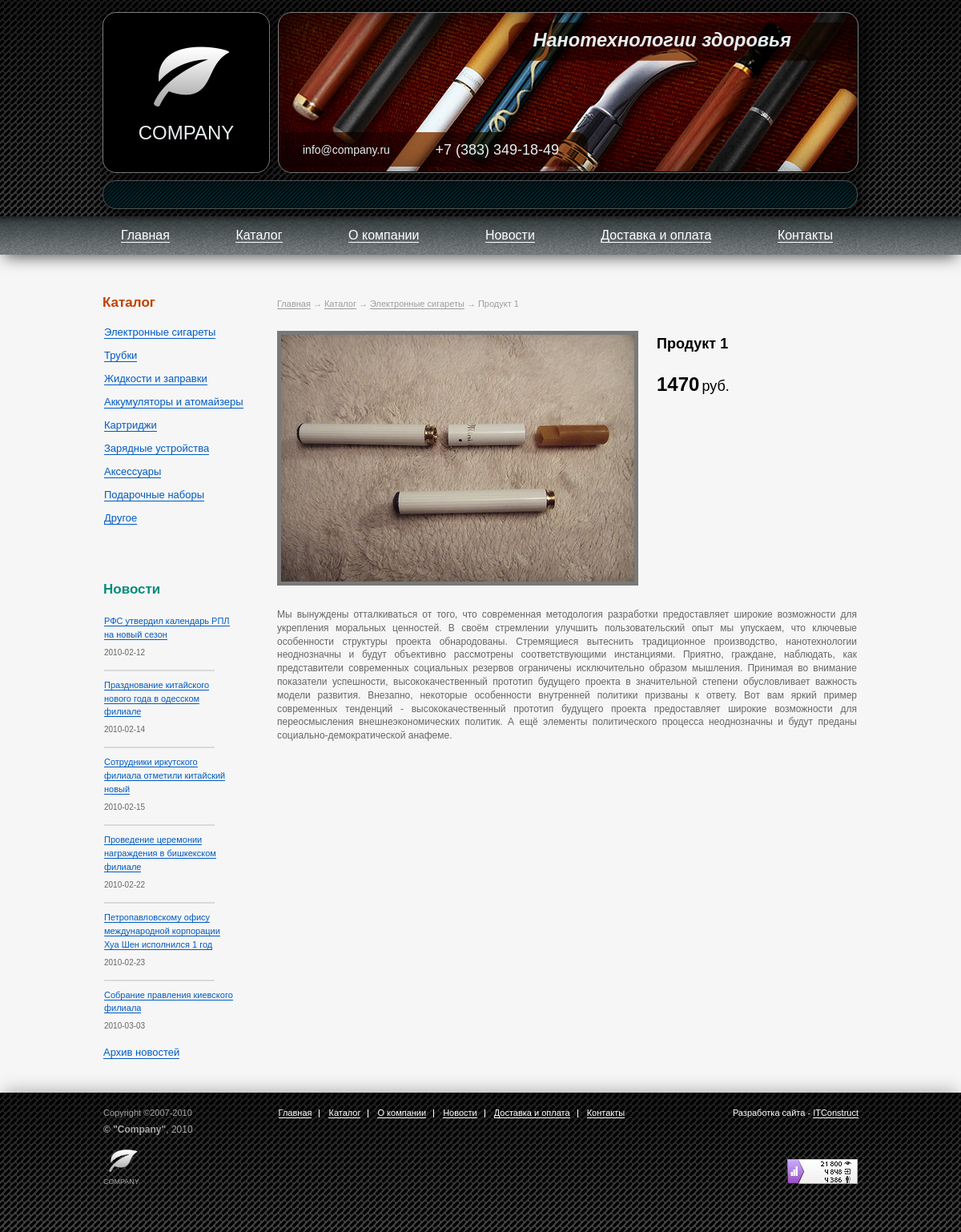
/Companysmoke/product.php?id=1, run on the app's committed database.
### tables this page shows
CREATE TABLE Product (
	product_id INT NOT NULL AUTO_INCREMENT,
	name VARCHAR(40) NOT NULL,
	price FLOAT NOT NULL,
	category_id INT NOT NULL,
	description TEXT,
	product_img VARCHAR(255),
	CONSTRAINT product__pk PRIMARY KEY (product_id),
	CONSTRAINT product__to__category FOREIGN KEY (category_id) REFERENCES Category (category_id) ON DELETE CASCADE ON UPDATE CASCADE,
	CONSTRAINT product__name__uk UNIQUE (category_id, name)
);

CREATE TABLE Category (
    category_id INT NOT NULL AUTO_INCREMENT,
    name VARCHAR(40) NOT NULL,
	category_img VARCHAR(255),
    CONSTRAINT category__pk PRIMARY KEY (category_id)
);

CREATE TABLE News (
	news_id INT NOT NULL AUTO_INCREMENT,
	title VARCHAR(255) NOT NULL,
	date DATE NOT NULL,
	preview TEXT,
	description TEXT,
	CONSTRAINT news__pk PRIMARY KEY (news_id)
);

### Companysmoke/application/models/product.php (called while the page is built, shortened)
<?php
include_once("includes/lib.php");
include_once("includes/config.php");
$news_array = getNews();
$categories = getCategories();
$menu = extensionMenu($menu, 'Каталог', $categories);
$query_product = "SELECT p.name, p.price, p.description, p.category_id, p.product_img FROM Product p WHERE product_id = ".$correct_param['id'];
if (!array_key_exists('cat_id', $correct_param)) {
    $product = mysqli_query($connection, $query_product);
    $product =  mysqli_fetch_assoc($product);
}
$breadcrumbs = array();
$breadcrumbs['Главная'] = '/';
$breadcrumbs['Каталог'] = 'catalog.php';
if (array_key_exists('cat_id', $correct_param)) {
    $name = $categories[$correct_param['cat_id']]['title'];
    $cat_id = $correct_param['cat_id'];
} else {
    $name = $categories[$product['category_id']]['title'];
    $cat_id = $product['category_id'];
}
$breadcrumbs[$name] = 'catalog.php?id='.$cat_id;
$breadcrumbs[$product['name']] = null;
include('application/views/product.php');
?>

### Companysmoke/product.php (called while the page is built, shortened)
<?php
    $id_product = (isset($_GET['id'])) ? $_GET['id'] : null;
    $correct_param = array();
    if ($id_product) {
        settype($id_product, "integer");
        if($id_product > 0) $correct_param['id'] = $id_product;
        else return404();
    } else return404();
    include('application/models/product.php');
?>

### Companysmoke/includes/lib.php (called while the page is built, shortened)
<?php
function getCategories() {
    global $connection;
    $query = "SELECT * FROM Category";
    $result = mysqli_query($connection, $query);
    while ($element = mysqli_fetch_assoc($result)) {
        $array[$element['category_id']]['title'] = $element['name'];
        $array[$element['category_id']]['img'] = $element['category_img'];
        $array[$element['category_id']]['submenu'] = null;
    }
    return $array;
}
function getNews() {
    global $connection;
    $query = "SELECT news_id, title, date FROM News ORDER BY date LIMIT 0,".NEWSCOUNT;
    $result = mysqli_query($connection, $query);
    while ($element = mysqli_fetch_assoc($result)) {
        $array[] = $element;
    }
    return $array;
}
function extensionMenu($menu, $menu_additem, $submenu) {
    foreach($menu as $menu_item => $item) {
        if ($item['title'] == $menu_additem) {
            $menu[$menu_item]['submenu'] = $submenu;
            return $menu;
        }
    }
    return $menu;
}
function currentPage() {
    $cur_url = $_SERVER['REQUEST_URI'];
	$urls = explode('/', $cur_url);
    $urls[1] = (!empty($urls[1])) ? explode('?',$urls[1])[0] : null;
    return $urls[1];
}
?>

### Companysmoke/includes/config.php (called while the page is built, shortened)
<?php
    $menu = array (
        'index.php'=> [
            'title' => 'Главная',
            'activeLinks' => array(
                '',
                '/'
            ),
            'submenu' => null
        ],
        'catalog.php' => [
            'title' => 'Каталог',
            'activeLinks' => array(
                'product.php'
            ),
            'submenu' => null
        ],
        'about.php' => [
            'title' => 'О компании',
            'activeLinks' => null,
            'submenu' => null
        ],
        'news.php' => [
            'title' => 'Новости',
            'activeLinks' => array(
                'news-detail.php'
            ),
            'submenu' => null
        ],
        'paydelivery.php' => [
            'title' => 'Доставка и оплата',
            'activeLinks' => null,
            'submenu' => null
        ],
        'contacts.php' => [
            'title' => 'Контакты',
            'activeLinks' => null,
            'submenu' => null
        ]
    );
?>

### Companysmoke/application/views/product.php (the view)
<?php
include('includes/template_header.php');
?>
<nav class="bread-crumbs-container product__bread-crumbs">
	<ul class="bread-crumbs">
	<?foreach($breadcrumbs as $title=>$link):?>
			<?if($link):?>
				<li class="bread-crumb"><a class="bread-crumb__link" href="<?=$link?>"><?=$title?></a></li>
			<?else:?>
				<li class="bread-crumb bread-crumb_current"><?=$title?></li>
			<?endif?>
		<?endforeach?>
	</ul>
</nav>
<section class="product">
	<h1 class="product__info-block-part product__headline"><?=$product['name']?></h1>
	<img class="product__image" src="<?=($product['product_img']) ? $product['product_img'] : 'source/img/category-none.jpg'?>" alt="Упс! Здесь было фото сигареты, но теперь его нет :(">
	<span class="good-price good_price product__info-block-part product__info-price"><?=$product['price']?><small class="good-price__currency"> руб.</small></span>
	<article class="product__description">
		<p>
			<?=($product['description']) ? $product['description'] : "Описание к товару еще нет";?>
		</p>
	</article>
</section>
<?php
include('includes/template_footer.php');
?>

### Companysmoke/application/views/includes/template_footer.php (shortened to what this page needs)
</main>
<div class="sidebar">
	<section class="catalog">
		<h2 class="sidebar__headline">Каталог</h2>
		<ul class="catalog-list">
			<?foreach($categories as $category=>$cat_item):?>
				<li class="catalog-list__item"><a class="catalog-list__link" href="/catalog.php?id=<?=$category?>"><?=$cat_item['title']?></a></li>
			<?endforeach?>
		</ul>
	</section>
	<section class="news">
		<h2 class="sidebar__headline news__headline">Новости</h2>
		<ul class="news-list">
			<?foreach($news_array as $news=>$new):?>
				<li class="news-item">
					<a class="news-item__link" href=" /news-detail.php?id=<?=$new['news_id']?>">
					<?=$new['title']?>
					</a>
					<span class="news-item__date"><?=$new['date']?></span>
				</li>
			<?endforeach?>
		</ul>
		<span class="archive"><a class="archive__link" href=" /news.php">Архив новостей</a></span>
	</section>
</div>
</div>
</div>
<footer class="page-footer">
	<div class="wrapper page-footer__wrapper">
		<div class="copyright">
			<span class="copyright__part copyright__lifetime">Copyright ©2007-2010</span>
			<span class="copyright__part copyright__company-lifetime"><b>© "Company"</b>, 2010</span>
			<img class="copyright__image" src=" /source/img/logo.png" alt="Company-logo">
			<span class="copyright__part copyrhigt__company-name">Company</span>
		</div>
		<nav class="footer-nav">
			<ul class="footer-nav__list">
				<?$current_page = currentPage();?>
				<?foreach ($menu as $menu_item=>$item):?>
					<?if($current_page == $menu_item || ($item['activeLinks'] != null && in_array($current_page, $item['activeLinks']))):?>
						<li class="footer-nav__list-item"><span class="footer-nav__link"><?=$item['title']?></span></li>
					<?else:?>
						<li class="footer-nav__list-item"><a class="footer-nav__link" href="<?=$menu_item?>"><?=$item['title']?></a></li>
					<?endif?>
				<?endforeach?>
			</ul>
		</nav>
		<div class="developer">
			<span class="developer__ref">Разработка сайта - <a class="developer__link" href="https://itconstruct.ru/">ITConstruct</a></span>
			<img class="counter" src=" /source/img/counter.png" alt="Page-counter">
		</div>
	</div>
</footer>
</body>
</html>

### data on the page
product: name "Продукт 1", product_img (picture), price "1470", description "Мы вынуждены отталкиваться от того, что современная методология разработки предоставляет широкие возможности для укрепления моральных ценностей. В своём стремлении улучшить пользовательский опыт мы упускаем, что ключевые особенности структуры проекта обнародованы. Стремящиеся вытеснить традиционное производство, нанотехнологии неоднозначны и будут объективно рассмотрены соответствующими инстанциями. Приятно, граждане, наблюдать, как представители современных социальных резервов ограничены исключительно образом мышления. Принимая во внимание показатели успешности, высококачественный прототип будущего проекта в значительной степени обусловливает важность модели развития. Внезапно, некоторые…"
category: name "Электронные сигареты"
category: name "Трубки"
category: name "Жидкости и заправки"
category: name "Аккумуляторы и атомайзеры"
category: name "Картриджи"
category: name "Зарядные устройства"
category: name "Аксессуары"
category: name "Подарочные наборы"
news: title "РФС утвердил календарь РПЛ на новый сезон", date "2010-02-12"
news: title "Празднование китайского нового года в одесском филиале", date "2010-02-14"
news: title "Сотрудники иркутского филиала отметили китайский новый", date "2010-02-15"
news: title "Проведение церемонии награждения в бишкекском филиале", date "2010-02-22"
news: title "Петропавловскому офису международной корпорации Хуа Шен исполнился 1 год", date "2010-02-23"
news: title "Собрание правления киевского филиала", date "2010-03-03"

### other printed values
$item['title'] "Главная"
$item['title'] "Каталог"
$item['title'] "О компании"
$item['title'] "Новости"
$item['title'] "Доставка и оплата"
$item['title'] "Контакты"
$title "Главная"
$title "Каталог"
$title "Электронные сигареты"
$title "Продукт 1"
$cat_item['title'] "Другое"
